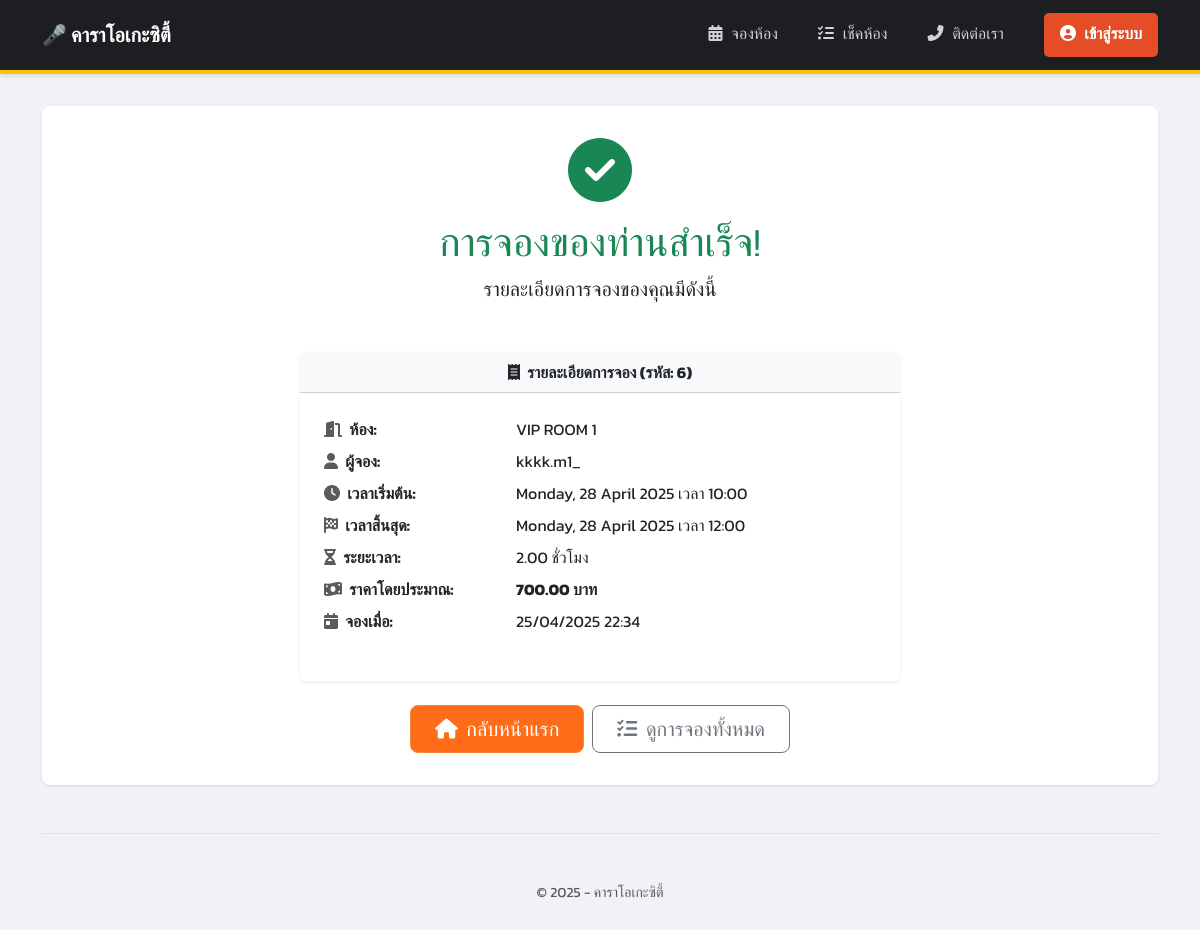
Page /booking/booking/success/6/ on the committed database.
### booking/models.py (models this page shows, shortened)
class Booking(models.Model):
    room = models.ForeignKey(Room, on_delete=models.CASCADE, related_name='bookings') # เชื่อมโยงไปยังห้อง
    user_name = models.CharField(max_length=100) # ชื่อผู้จอง (แบบง่ายก่อน)
    start_time = models.DateTimeField()          # วันเวลาเริ่มต้น
    end_time = models.DateTimeField()            # วันเวลาสิ้นสุด
    booking_time = models.DateTimeField(default=timezone.now) # วันเวลาที่ทำการจอง (ใส่ค่าอัตโนมัติ)
    @property
    def duration_hours(self):
        if self.start_time and self.end_time:
            duration = self.end_time - self.start_time
            if duration.total_seconds() > 0:
                return duration.total_seconds() / 3600
        return 0 # คืนค่า 0 ถ้าไม่มี start/end time หรือ duration ไม่เป็นบวก
    @property
    def total_price(self):
        if self.start_time and self.end_time and self.room and self.room.price_per_hour is not None:
            try:
                duration_decimal = Decimal(str(self.duration_hours))
                calculated_price = (duration_decimal * self.room.price_per_hour).quantize(Decimal('0.01'))
                return calculated_price
            except Exception as e:
                print(f"Error calculating total_price: {e}") # แสดง error ใน console (สำหรับ debug)
                return Decimal('0.00') # คืนค่า 0 เพื่อป้องกัน Error หน้าเว็บ
        return Decimal('0.00')

class Room(models.Model):
    name = models.CharField(max_length=100, unique=True) # ชื่อห้อง (ไม่ซ้ำกัน)
    capacity = models.PositiveIntegerField()             # ความจุ (จำนวนเต็มบวก)
    price_per_hour = models.DecimalField(max_digits=8, decimal_places=2) # ราคาต่อชั่วโมง

### booking/views.py (the view)
# urls.py: path('booking/success/<int:booking_id>/', views.booking_success, name='booking_success'), # หน้าจองสำเร็จ
def booking_success(request, booking_id):
    booking = get_object_or_404(Booking, pk=booking_id)
    context = {'booking': booking}
    return render(request, 'booking/booking_success.html', context)

### booking/templates/booking/booking_success.html (shortened to what this page needs)
{% extends "booking/base.html" %}
{% block content %}
    <div class="text-center mb-5">
      <i class="fas fa-check-circle fa-4x text-success mb-3"></i>
      <h2 class="display-6 text-success">การจองของท่านสำเร็จ!</h2>
      <p class="lead">รายละเอียดการจองของคุณมีดังนี้</p>
    </div>
    <div class="card shadow-sm mb-4 mx-auto" style="max-width: 600px;">
        <div class="card-header text-center bg-light fw-bold">
            <i class="fas fa-receipt me-1"></i> รายละเอียดการจอง (รหัส: {{ booking.id }})
        </div>
        <div class="card-body p-4">
            <dl class="row">
              <dt class="col-sm-4"><i class="fas fa-door-open me-1 text-muted"></i> ห้อง:</dt>
              <dd class="col-sm-8">{{ booking.room.name }}</dd>
              <dt class="col-sm-4"><i class="fas fa-user me-1 text-muted"></i> ผู้จอง:</dt>
              <dd class="col-sm-8">{{ booking.user_name }}</dd>
              <dt class="col-sm-4"><i class="fas fa-clock me-1 text-muted"></i> เวลาเริ่มต้น:</dt>
              <dd class="col-sm-8">{{ booking.start_time|date:"l, d F Y เวลา H:i" }}</dd>
              <dt class="col-sm-4"><i class="fas fa-flag-checkered me-1 text-muted"></i> เวลาสิ้นสุด:</dt>
              <dd class="col-sm-8">{{ booking.end_time|date:"l, d F Y เวลา H:i" }}</dd>
              <dt class="col-sm-4"><i class="fas fa-hourglass-half me-1 text-muted"></i> ระยะเวลา:</dt>
              <dd class="col-sm-8">{{ booking.duration_hours|floatformat:2 }} ชั่วโมง</dd>
              <dt class="col-sm-4"><i class="fas fa-money-bill-wave me-1 text-muted"></i> ราคาโดยประมาณ:</dt>
              <dd class="col-sm-8 fw-bold">{{ booking.total_price|floatformat:2 }} บาท</dd>
              <dt class="col-sm-4 text-truncate"><i class="fas fa-calendar-day me-1 text-muted"></i> จองเมื่อ:</dt>
              <dd class="col-sm-8">{{ booking.booking_time|date:"d/m/Y H:i" }}</dd>
            </dl>
        </div>
    </div>
    <div class="text-center mt-4 d-grid gap-2 d-sm-flex justify-content-sm-center">
        <a href="{% url 'room_list' %}" class="btn btn-primary btn-lg px-4 gap-3">
            <i class="fas fa-home me-1"></i> กลับหน้าแรก
        </a>
        <a href="{% url 'all_bookings' %}" class="btn btn-outline-secondary btn-lg px-4">
             <i class="fas fa-list-check me-1"></i> ดูการจองทั้งหมด
        </a>
    </div>
{% endblock %}

### booking/templates/booking/base.html (style rules this page uses)
body { font-family: 'Kanit', sans-serif; background-color: #f0f2f5; padding-top: 0; padding-bottom: 20px; }
.card { border: none; box-shadow: 0 1px 4px rgba(0, 0, 0, 0.08); transition: transform 0.2s ease-in-out, box-shadow 0.2s ease-in-out; }
.btn-primary { background-color: #ff6d18; border-color: #ff8138; }

### rows in the picture
Booking: id "6", room.name "VIP ROOM 1", user_name "kkkk.m1_", start_time "Monday, 28 April 2025 เวลา 10:00", end_time "Monday, 28 April 2025 เวลา 12:00", duration_hours "2.00", total_price "700.00", booking_time "25/04/2025 22:34"
